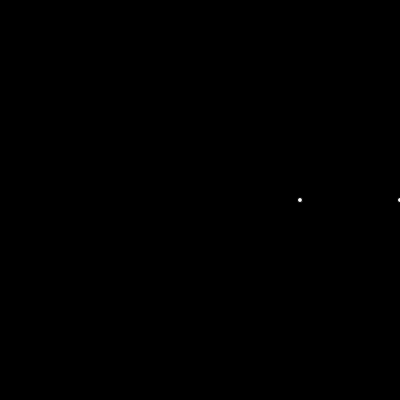
Frame 1 (no input)
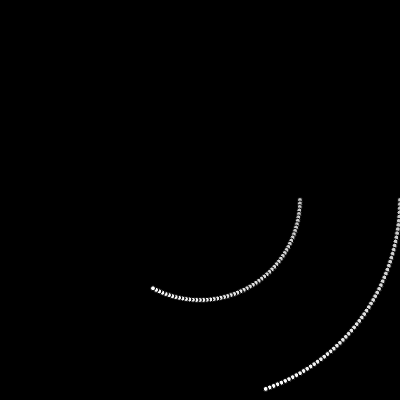
Frame 60 (no input)
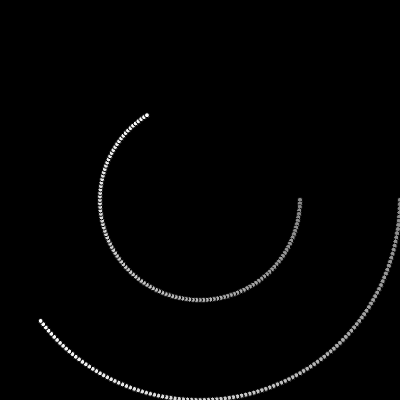
Frame 120 (the mouse pressed at the canvas centre since frame 60)

The p5.js sketch that drew these frames (run headless with seeded random() and noise() and a simulated clock; from frame 60 on, the mouse is pressed at the canvas centre):

// p5.js sketch
// ── sketch.js
var angle1;
var angle2;
 
function setup() {
  createCanvas(400, 400);
  angle1 = 0;
  angle2 = 0;
  background(0);
  colorMode(HSB);
}
 
function draw() {
  push();
  colorMode(RGB);
  background(0, 1);
  pop();
  

  fill(255);
  x=100*cos(radians(angle1)) + width/2;
  y=100*sin(radians(angle1)) + height/2;
  ellipse(x, y, 5, 5);

  fill(255);
  x1=200*cos(radians(angle2)) + width/2;
  y1=200*sin(radians(angle2)) + height/2;
  ellipse(x1, y1, 5, 5);
  
  // stroke(x,y, 50);
  // if(frameCount % 3 == 0) {
  // 	line(x,y, x1,y1);
  // }
  
  angle1+=2.0;
  angle2+=1.2;
}
